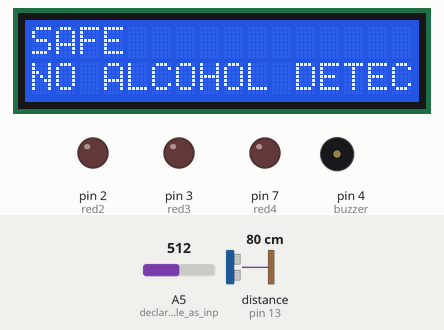
Simulated run of this sketch. Board: Arduino Uno, built with avr-gcc and run on an emulated ATmega328P. On the bench: 16×2 character LCD, output pins drawn as LEDs (lit = HIGH), buzzer (waves = sounding). Wiring (inferred from the names in the program): ultrasonic range finder: trigger pin 12; echo pin 13. The inputs (shaded band) are chosen by the test bench; at power-on: distance to the obstacle (sensor on pin 13) 80 cm, A5 (declaring_variable_as_inp) = 512. The echo pulse lasts 58.3 µs per cm; pins used as bus, display or sensor lines are not drawn; what the sketch prints to the serial monitor is not drawn.

Above: at 1.2 s.
1.3 s: distance to the obstacle (sensor on pin 13) set to 13 cm
2.8 s: distance to the obstacle (sensor on pin 13) set to 9 cm
At 3.9 s:
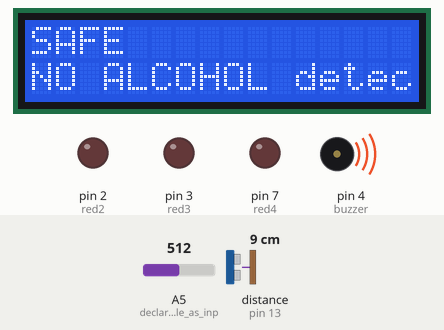
4.3 s: A5 (declaring_variable_as_inp) set to 488
At 5.0 s:
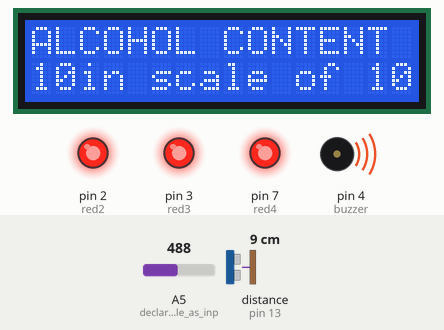
7.3 s: A5 (declaring_variable_as_inp) set to 510
At 8.5 s:
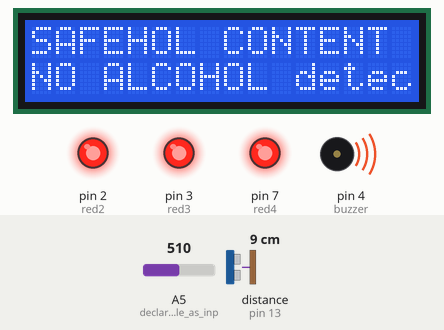
8.8 s: A5 (declaring_variable_as_inp) set to 290
At 9.6 s:
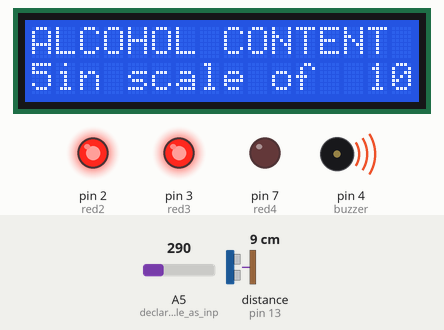
11.8 s: A5 (declaring_variable_as_inp) set to 140
At 13.1 s:
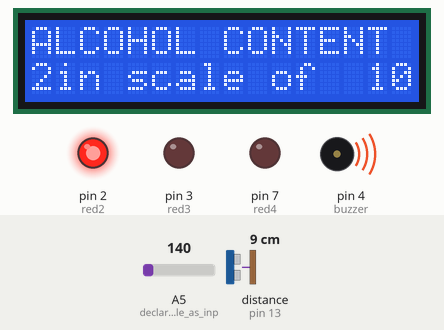
Timing chart, 0 to 14.8 s (numbered marks = the images above; inputs shaded):
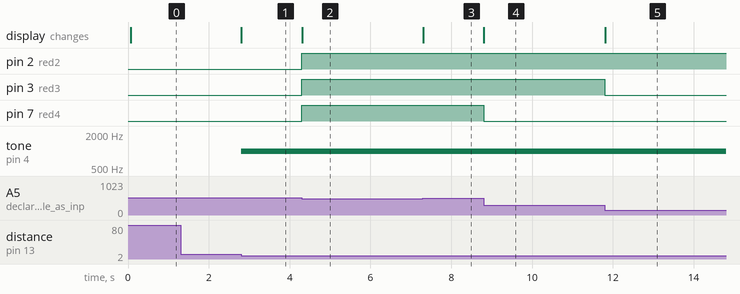

The sketch:

FINAL_ALCOHOL_PROJECT.ino
```cpp
//libraries used in this code//
#include<LiquidCrystal.h>
LiquidCrystal lcd(5,6,8,9,10,11);//assigning the digital pin number which connected to lcd
long duration;//declaring the variable as LONG
int distance;//declaring variable as int
int safetyDistance;//declaring variable as int
int trigPin = 12;//declaring the variable as int and tells it is connected to digitalpin 12
int echoPin = 13;//declaring the variable as int and tells it is connected to digitalpin 13
int red2 = 2;//declaring the variable as int and tells it is connected to digitalpin 2
int red3 = 3;//declaring the variable as int and tells it is connected to digitalpin 3
int red4 = 7;//declaring the variable as int and tells it is connected to digitalpin 7
int analogValue=0;//initializing the variable as 0
int buzzer =4;//declaring the variable as int and tells it is connected to digitalpin 4
void setup()
{
  pinMode(red2, OUTPUT);//declaring variable as output
  pinMode(red3, OUTPUT);//declaring variable as output
  pinMode(red4, OUTPUT);//declaring variable as output
pinMode(buzzer, OUTPUT);//declaring variable as output
pinMode(trigPin, OUTPUT);//declaring variable as output
pinMode(echoPin, INPUT);//declaring variable as output
pinMode(A5, INPUT);//declaring variable as input
Serial.begin(9600);//command to bein serial monitor with data trasffering rate of 9600
lcd.begin(16,2);//tells lcd to bgin as 16*2
}
void loop()
{
analogValue=analogRead(A5);//assigning the analog value of A5 into new variable
Serial.println(analogValue);//print the value in serial monitor
  digitalWrite(trigPin, LOW);//to send signal from ultasonic sensors trig pin first we have to set it as low
delayMicroseconds(2);//which gives 2us delay
digitalWrite(trigPin, HIGH);//which emitts the signal
delayMicroseconds(10);//which gives delay
digitalWrite(trigPin, LOW);//stops sending the signal
duration = pulseIn(echoPin, HIGH);//pulsein is a function which helps directly getting analog value
distance= duration*0.034/2;//formula to calculate distance
safetyDistance=distance;//assigning the vale to new variable
if(safetyDistance<=10)
{
  tone(buzzer,1000,10000);//if safety distance less than 10 controll flows inside if statement
if(analogValue>80&&analogValue<150)//the value of variable in the range of  80 to 150
{lcd.setCursor(7,1);
 digitalWrite(red2, HIGH);//first light will glow
 digitalWrite(red3, LOW);
 digitalWrite(red4, LOW);//lcd shows a message
    lcd.print(" ");//clear screen
//lcd.clear();
lcd.setCursor(0,0);//sets cursor at the specified position
lcd.print("ALCOHOL CONTENT");
//lcd.clear();
lcd.setCursor(0,1);
lcd.print("2in scale of  10");
//delay(1000);
}
else if(analogValue>150&&analogValue<300)//if value of variable lies in the range 150 to 300
{ digitalWrite(red2, HIGH);//2 led will glow with suitable message
 digitalWrite(red3, HIGH);
 digitalWrite(red4, LOW);
  lcd.setCursor(7,1);
    lcd.print(" ");
//lcd.clear();
lcd.setCursor(0,0);
lcd.print("ALCOHOL CONTENT");
//delay(1000);
//lcd.clear();
lcd.setCursor(0,1);
lcd.print("5in scale of  10");
//delay(1000);
}
  else if(analogValue>300&&analogValue<500)//if value of variable lies in the scale of 300 to 500
{ digitalWrite(red2, HIGH);// all led will glow by giving suitable message
 digitalWrite(red3, HIGH);
 digitalWrite(red4, HIGH);
lcd.setCursor(7,1);
    lcd.print(" ");
lcd.setCursor(0,0);
lcd.print("ALCOHOL CONTENT");
//delay(1000);
//lcd.clear();
lcd.setCursor(0,1);
lcd.print("10in scale of 10");
//delay(1000);
}

  else//if any other value detected no led will glows
{
//lcd.clear();
    lcd.setCursor(7,1);
lcd.setCursor(0,0);
lcd.print("SAFE");
//delay(1000);
//lcd.clear();
lcd.setCursor(0,1);
lcd.print("NO ALCOHOL detected");
//delay(1000);
}
}
  else//if the distance more than 10 then no led will glow
  {
    //lcd.clear();//gives suitable message
    noTone(buzzer);
    lcd.setCursor(0,0);
    lcd.print("SAFE           ");
    lcd.setCursor(0,1);
    lcd.print("NO ALCOHOL DETECTED");
  }
}
```

Measured:
- the behaviour switches between 12 and 11 cm on distance to the obstacle (sensor on pin 13) (found by bisection; images 0 and 1)
- the behaviour switches between 500 and 499 on A5 (declaring_variable_as_inp) (found by bisection; images 1 and 2)
- after the input at 2.8 s, tone on pin 4 (buzzer): silent → 1000 Hz at once; the display: changes at once (image 1)
- after the input at 4.3 s, pin 2 (red2), pin 3 (red3), pin 7 (red4): LOW → HIGH at once; the display: changes at once (image 2)
- after the input at 7.3 s, the display: changes at once (image 3)
- after the input at 8.8 s, pin 7 (red4): HIGH → LOW at once; the display: changes at once (image 4)
- after the input at 11.8 s, pin 3 (red3): HIGH → LOW at once; the display: changes at once (image 5)
